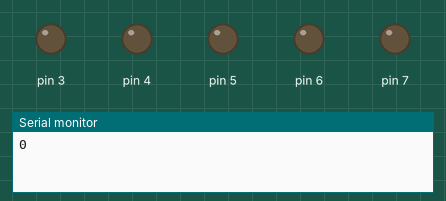
Recording of a sketch running on a simulated Arduino Uno, built with avr-gcc and run on an emulated ATmega328P. On the bench: output pins drawn as LEDs (lit = HIGH), the last lines printed to the serial monitor.

Above: at 0.1 s.
At 99.1 s:
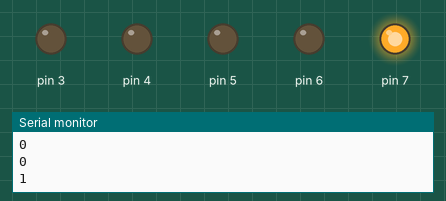
Timing chart, 0 to 100.6 s (numbered marks = the images above):
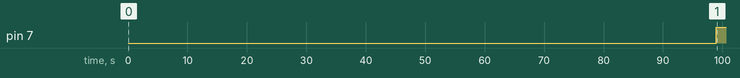

The sketch:

blink.ino
```cpp
volatile unsigned int val = 0;

void setup() {
  cli();
  Serial.begin(9600);

  DDRD = DDRD | (1 << 7) | (1 << 6) | (1 << 5) | (1 << 4) | (1 << 3);

  OCR1A = 62500;
  TCCR1A = 0;
  TCCR1B = 0;

  TCCR1B = TCCR1B | (1 << WGM12);
  TCCR1B = TCCR1B | (1 << CS12);
  TIMSK1 = TIMSK1| (1 << OCIE1A);

  sei();
}

void my_digit_write(int x) {
  val++;
  bool first = val%x==0;
  bool second = val%(x*2)==0;
  bool third = val%(x*3)==0;
  bool fourth = val%(x*4)==0;
  bool fifth = val%(x*5)==0;

  PORTD = PORTD ^ (first << 7);
  PORTD = PORTD ^ (second << 6);
  PORTD = PORTD ^ (third << 5);
  PORTD = PORTD ^ (fourth << 4);
  PORTD = PORTD ^ (fifth << 3);

  Serial.println(digitalRead(7));
}

ISR(TIMER1_COMPA_vect) {
  my_digit_write(100);
}


void loop() {
  // put your main code here, to run repeatedly:
  //Serial.print(DDRB);
}
```

Measured:
- by itself, pin 7: LOW → HIGH at 99.0 s
